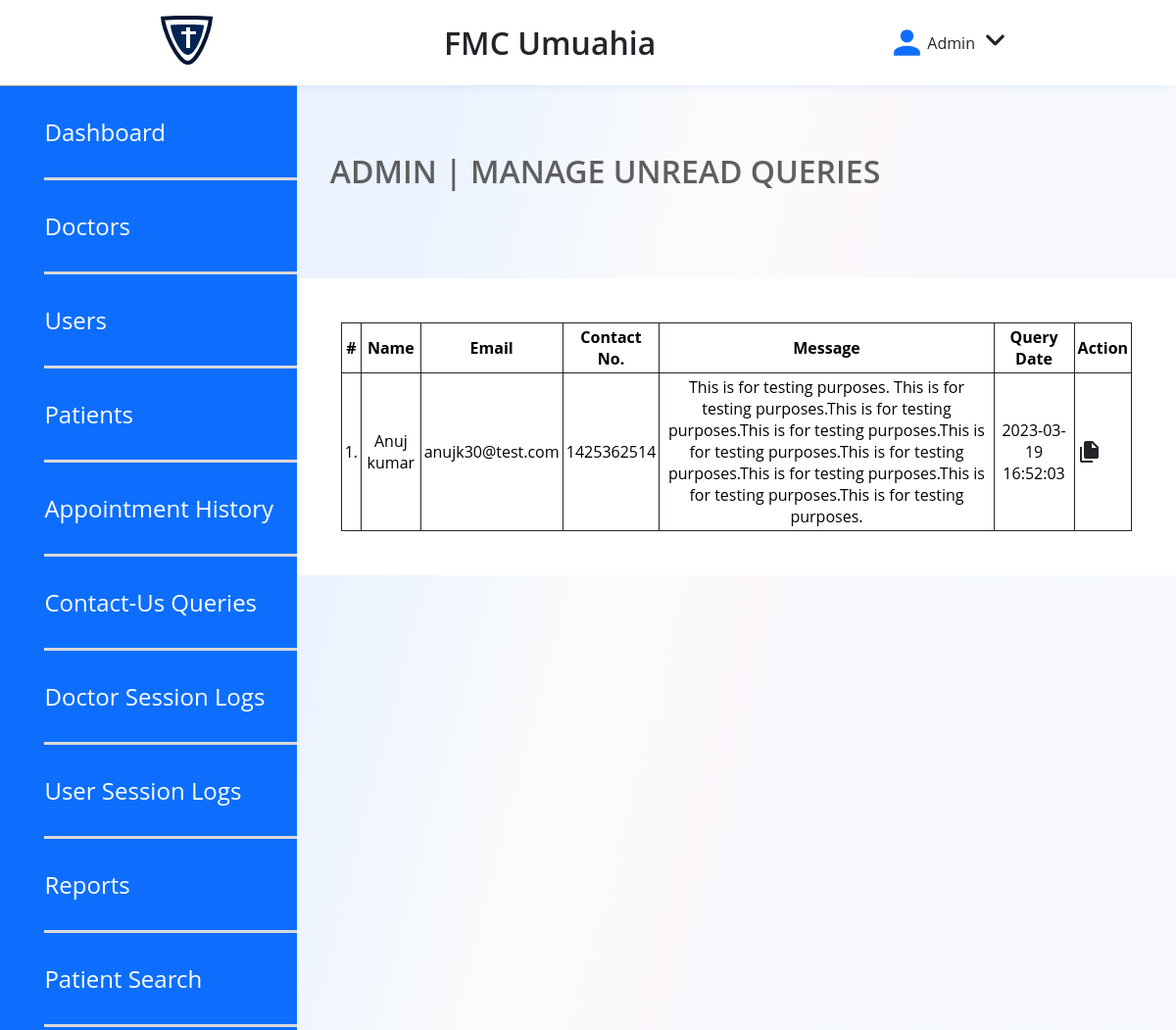
The app's page /pages/admin/unread-queries.php (signed in) with its own data.
### tables this page shows
CREATE TABLE `tblcontactus` (
  `id` int(11) NOT NULL,
  `fullname` varchar(255) DEFAULT NULL,
  `email` varchar(255) DEFAULT NULL,
  `contactno` bigint(12) DEFAULT NULL,
  `message` mediumtext DEFAULT NULL,
  `PostingDate` timestamp NULL DEFAULT current_timestamp(),
  `AdminRemark` mediumtext DEFAULT NULL,
  `LastupdationDate` timestamp NULL DEFAULT NULL ON UPDATE current_timestamp(),
  `IsRead` int(11) DEFAULT NULL
);

### pages/admin/unread-queries.php (the view, shortened to what this page needs)
<?php
include('include/config.php');
if(strlen($_SESSION['id']==0)) {
 header('location:logout.php');
  } else{
?>
<!DOCTYPE html>
<html lang="en">
	<head>
	<link rel="stylesheet" type="text/css" href="../../styles/style.css">
	</head>
	<body>
	<header>
		<div class="NavigationDash">
			<div style="display: flex; flex-direction: row; gap: 20px; align-items: center;">
				<a class="logonav" href="dashboard.php">
					<img src="../../images/logo.svg">
				</a>
			</div>
			<p class="DashTag">FMC Umuahia</p>
			<div class="userNav">
				<img src="../../images/usericon.svg">
				<p>Admin</p>
				<div class="dropdown">
					<img src="../../images/downicon.svg" class="dropbtn">
				</div>
			</div>
		</div>
	</header>
	<section class="DashboardContainer">
	<aside class="PatientAside">
		<div>
			<a href="dashboard.php">Dashboard</a>
			<a href="doctors.php">Doctors</a>
			<a href="manage-users.php">Users</a>
			<a href="manage-patient.php">Patients</a>
			<a href="appointment-history.php">Appointment History</a>
			<a href="contactus-queries.php">Contact-Us Queries</a>
			<a href="doctor-logs.php">Doctor Session Logs</a>
			<a href="user-logs.php">User Session Logs</a>
			<a href="between-dates-reports.php">Reports</a>
			<a href="patient-search.php">Patient Search</a>
		</div>
	</aside>
	<main class="DashboardMain">
		<h1>ADMIN | MANAGE UNREAD QUERIES</h1>
		<section>
			<div style="overflow-x:auto; table-layout: fixed; width: 100%;">
			<table class="table table-hover" id="sample-table-1">
				<thead>
					<tr>
						<th class="center">#</th>
						<th>Name</th>
						<th class="hidden-xs">Email</th>
						<th>Contact No. </th>
						<th>Message </th>
						<th>Query Date</th>
						<th>Action</th>
					</tr>
				</thead>
				<tbody>
					<?php
					$sql=mysqli_query($con,"select * from tblcontactus where IsRead is null");
					$cnt=1;
					while($row=mysqli_fetch_array($sql))
					{
					?>
					<tr>
						<td class="center"><?php echo $cnt;?>.</td>
						<td class="hidden-xs"><?php echo $row['fullname'];?></td>
						<td><?php echo $row['email'];?></td>
						<td><?php echo $row['contactno'];?></td>
						<td><?php echo $row['message'];?></td>
						<td><?php echo $row['PostingDate'];?></td>
						<td >
							<a href="query-details.php?id=<?php echo $row['id'];?>" class="btn btn-transparent btn-lg" title="View Details">
								<p class="file"></p>
							</a>
						</td>
					</tr>
					<?php $cnt=$cnt+1;} ?>
					</tbody>
			</table>
		</div>
	</section>
</main>
</section>
	</body>
</html>
<?php } ?>

### styles/style.css (style rules this page uses)
*, *:before, *:after { box-sizing: border-box; list-style: none; text-decoration: none; margin: 0; padding: 0; font-family: var(--font-family-base); }
html { scroll-behavior: smooth; }
:root { --color-primary: #0D6EFD; --color-black: #212529; --color-white: #ffffff; --color-secondary: #992EDA; --text-color: var(--color-black); --color-background: #FCFCFC; --font-family-base: "Open Sans", "Helvetica Neue", Helvetica, Arial, sans-serif; --font-size-small: 14px; --font-size-medium: 16px; --font-size-large: 24px; --font-size-x-large: 32px; --font-size-xx-large: 56px; --font-weight-regular: 400; --font-weight-semibold: 600; --font-weight-bold: 700; }
.NavigationDash { display: flex; flex-direction: row; justify-content: space-evenly; align-items: center; padding: 16px 0px; gap: 6%; box-shadow: 0px 10px 10px -10px rgba(13, 110, 253, 0.14); }
.DashTag { font-weight: var(--font-weight-semibold); font-size: var(--font-size-x-large); color: var(--color-black); }
.userNav { display: flex; flex-direction: row; align-items: center; justify-content: center; color: var(--color-black); }
.dropdown { position: relative; display: inline-block; }
.dropbtn { cursor: pointer; }
.DashboardContainer { display: flex; flex-direction: row; min-height: 700px; }
.PatientAside { background-color: var(--color-primary); border-top: 1px solid #9F9FA0; width: 324px !important; }
.PatientAside div { display: flex; flex-direction: column; margin-left: 15%; padding-bottom: 90%; }
.PatientAside a { padding: 30px 0px; border-bottom: 3px solid #D9D8D9; font-weight: var(--font-weight-regular); font-size: 24px; color: var(--color-white); }
.DashboardMain { padding-top: 56px; background: linear-gradient(104.54deg, rgba(13, 110, 253, 0.0826) 13.27%, rgba(199, 207, 219, 0.091) 37.29%, rgba(196, 118, 208, 0.0504) 53.16%, rgba(92, 136, 202, 0.0534391) 65.46%); width: 80%; }
.DashboardMain h1 { padding: 10px; margin-left: 24px; margin-bottom: 78px; color: #5F5E60; font-size: var(--font-size-x-large); font-weight: var(--font-weight-semibold); }
.DashboardMain section { background-color: var(--color-white); padding: 5%; display: flex; flex-direction: row; gap: 38px; }
.table, { font-size: 12pcx; gap: 10px; }
table, th, td { border: 1px solid var(--color-black); border-collapse: collapse; padding: 3px; text-align: center; }
.file { background-image: url("../images/file.svg"); background-repeat: no-repeat; background-size: cover; background-position: center; cursor: pointer; width: 24px; height: 24px; }
.PatientAside div { display: flex; flex-direction: column; margin-left: 15%; padding-bottom: 1%; }

### records on screen
tblcontactus: fullname "Anuj kumar", email "anujk30@test.com", contactno "1425362514", message "This is for testing purposes. This is for testing purposes.This is for testing purposes.This is for testing purposes.This is for testing purposes.This is for testing purposes.This is for testing purposes.This is for testing purposes.This is for testing purposes.", PostingDate "2023-03-19 16:52:03"
